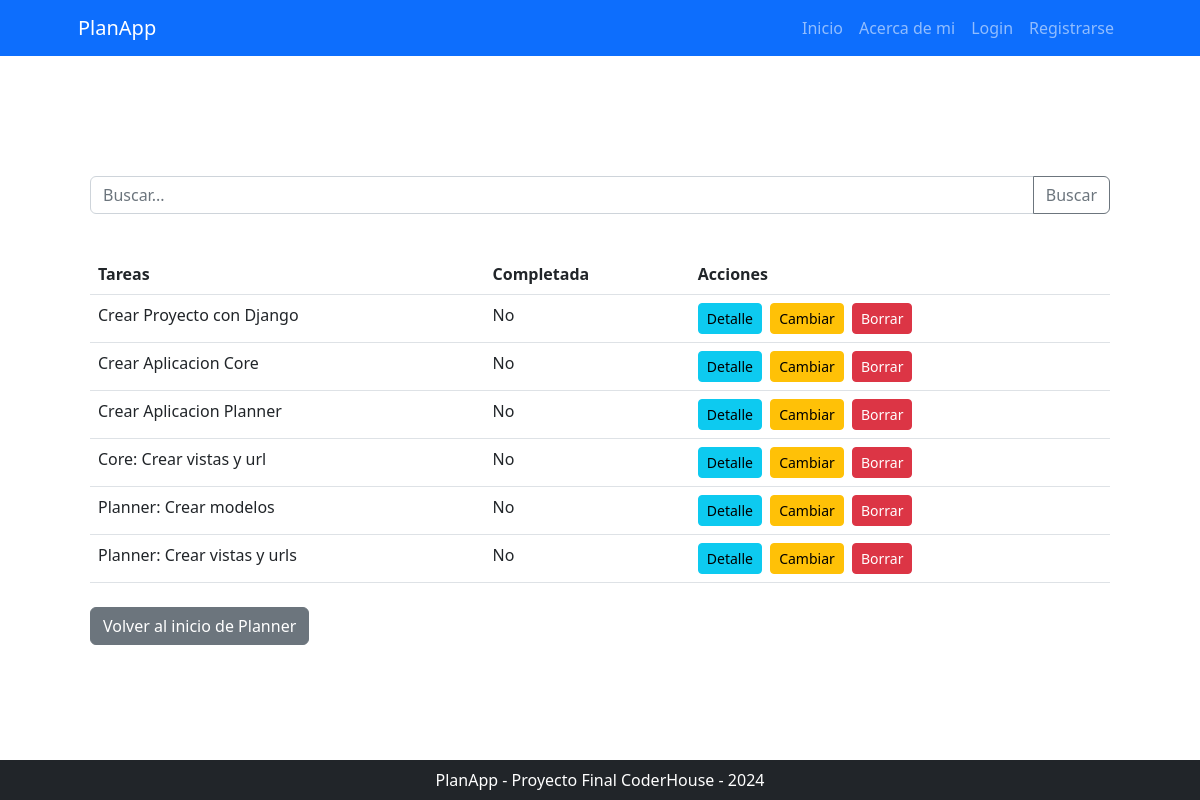
The app's page /planner/tarea/list/, older data.
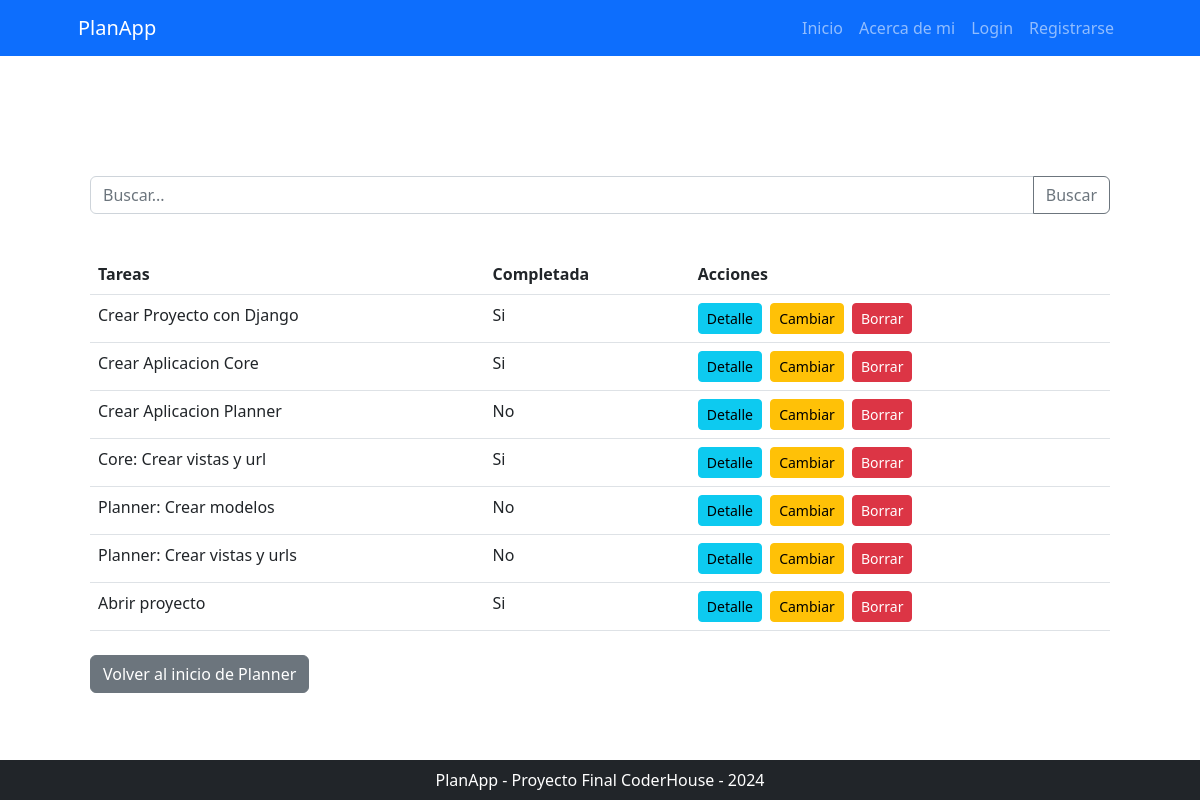
The same page, newer data.
### planner/models.py (models this page shows, shortened)
class Tarea(models.Model):
    nombre = models.CharField(max_length=200)
    completada = models.BooleanField(default=False)
    proyecto = models.ForeignKey(Proyecto, related_name='related_tareas', on_delete=models.CASCADE, null=True, blank=True)

### planner/views.py (the view)
# urls.py: path("tarea/list/", views.TareaList.as_view(), name="tarea_list"),
class TareaList(ListView, LoginRequiredMixin):
    model = models.Tarea
    def get_queryset(self) -> QuerySet:
        if self.request.GET.get("consulta"):
            consulta = self.request.GET.get("consulta")
            object_list = models.Tarea.objects.filter(nombre__icontains=consulta)
        else:
            object_list = models.Tarea.objects.all()
        return object_list

### planner/templates/planner/tarea_list.html (shortened to what this page needs)
{% extends 'core/base.html' %}
{% block contenido %}
    <div class="container my-5">
        <div class="py-4">
            <form class="input-group mb-3"
                  action="{% url 'planner:tarea_list' %}"
                  method="get">
                <input type="text"
                       class="form-control"
                       name="consulta"
                       placeholder="Buscar..."
                       aria-label="Buscar">
                <button class="btn btn-outline-secondary" type="submit" id="button-addon2">Buscar</button>
            </form>
        </div>
        <table class="table table-hover">
            <thead>
                <tr>
                    <th scope="col">Tareas</th>
                    <th scope="col">Completada</th>
                    <th scope="col">Acciones</th>
                </tr>
            </thead>
            <tbody>
                {% for tarea in object_list %}
                    <tr>
                        <td>{{ tarea.nombre }}</td>
                        <td>{% if tarea.completada %}
                            Si
                            {% else %}
                            No
                        {% endif %}
                        </td>
                        <td>
                            <a class="btn btn-info btn-sm me-1"
                               href="{% url 'planner:tarea_detail' tarea.id %}">Detalle</a>
                            <a class="btn btn-warning btn-sm me-1"
                               href="{% url 'planner:tarea_update' tarea.id %}">Cambiar</a>
                            <a class="btn btn-danger btn-sm"
                               href="{% url 'planner:tarea_delete' tarea.id %}">Borrar</a>
                        </td>
                    </tr>
                {% endfor %}
            </tbody>
        </table>
        <div class="mt-4">
            <a class="btn btn-secondary"
               href="{% url 'planner:home' %}"
               role="button">Volver al inicio de Planner</a>
        </div>
    </div>
{% endblock contenido %}

Row changes from the older to the newer data that the page shows:
changed Tarea "Crear Proyecto con Django": completada "No" → "Si"
changed Tarea "Crear Aplicacion Core": completada "No" → "Si"
changed Tarea "Core: Crear vistas y url": completada "No" → "Si"
added Tarea: nombre "Abrir proyecto", completada "Si"
